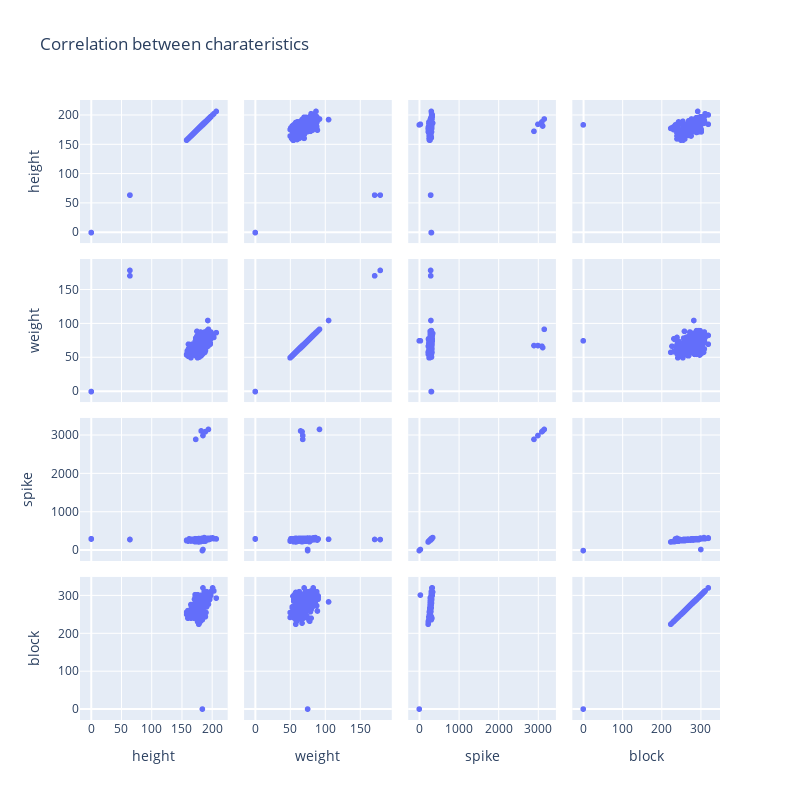

Notebook cell for this chart:
### Code cell
figure = plotly_express.scatter_matrix(df, dimensions=['height', 'weight', 'spike', 'block'], title='Correlation between charateristics', width=800, height=800)
figure.show()

### Figure 1 — Plotly figure (JSON) as saved in the notebook; plotly's stock layout.template omitted (floating-point values rounded to 4 significant figures; data arrays with more than 128 entries replaced by an {"elided": "..."} marker saying what was removed)
{"data": [{"dimensions": [{"axis": {"matches": true}, "label": "height", "values": {"elided": "536 int values"}}, {"axis": {"matches": true}, "label": "weight", "values": {"elided": "536 int values"}}, {"axis": {"matches": true}, "label": "spike", "values": {"elided": "536 int values"}}, {"axis": {"matches": true}, "label": "block", "values": {"elided": "536 str values"}}], "hovertemplate": "%{xaxis.title.text}=%{x}<br>%{yaxis.title.text}=%{y}<extra></extra>", "legendgroup": "", "marker": {"color": "#636efa", "symbol": "circle"}, "name": "", "showlegend": false, "type": "splom"}], "layout": {"dragmode": "select", "height": 800, "legend": {"tracegroupgap": 0}, "title": {"text": "Correlation between charateristics"}, "width": 800}}
